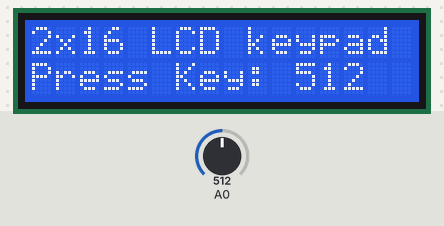
Simulated run of this sketch. Board: Arduino Uno, built with avr-gcc and run on an emulated ATmega328P. On the bench: 16×2 character LCD. The test bench sets the inputs (shaded band); at power-on: A0 = 512.

Above: at 1.2 s.
1.3 s: A0 set to 716
At 2.0 s:
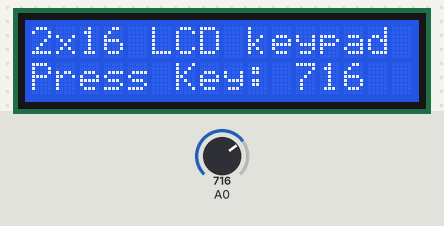
2.9 s: A0 set to 900
At 3.7 s:
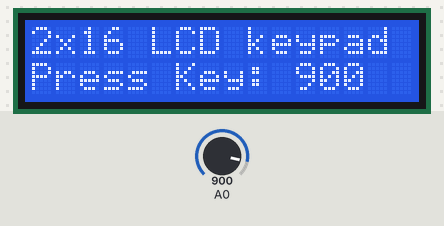
4.5 s: A0 set to 1023
At 5.3 s:
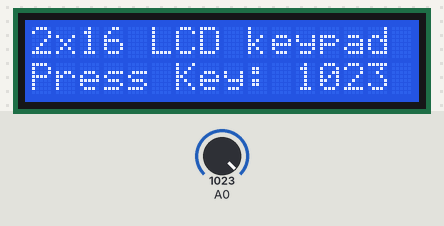
Timing chart, 0 to 7.5 s (numbered marks = the images above; inputs shaded):
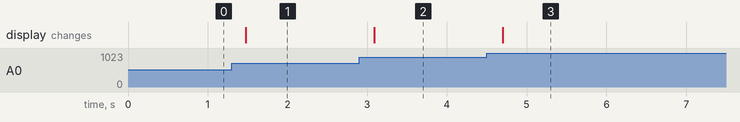

Measured:
- after the input at 1.3 s, the display: changes after 0.18 s (image 1)
- after the input at 2.9 s, the display: changes after 0.19 s (image 2)
- after the input at 4.5 s, the display: changes after 0.20 s (image 3)

The sketch:

keypad_values_test.ino
```cpp
// (licence header left out)
#include <LiquidCrystal.h>
// Define LCD pin setting
#define LCD_RS      8
#define LCD_EN      9
#define LCD_D4      4
#define LCD_D5      5
#define LCD_D6      6
#define LCD_D7      7

// Set the pins used on the LCD panel
LiquidCrystal lcd(LCD_RS, LCD_EN, LCD_D4, LCD_D5, LCD_D6, LCD_D7);

void setup() {
  lcd.begin(16, 2);
  lcd.setCursor(0, 0);
  lcd.print("2x16 LCD keypad ");
  lcd.setCursor(0, 1);
  lcd.print("Press Key:");
}

void loop() {
  int x;
  x = analogRead(0);
  lcd.setCursor(11, 1);
  lcd.print(x);
  lcd.print("     ");
  delay(200);
}
```
